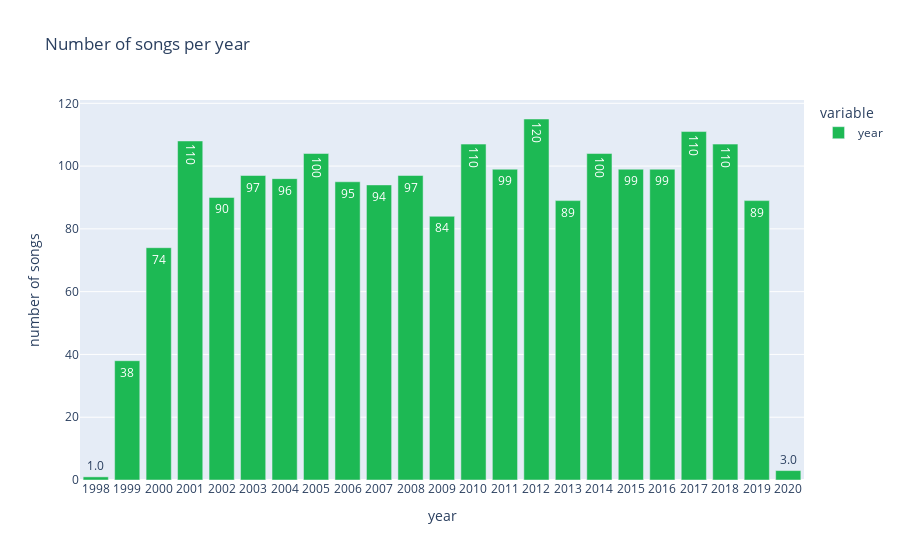

Notebook cell for this chart:
### Code cell
from plotly.offline import init_notebook_mode, iplot, plot
songs_per_years = df_songs_n['year'].value_counts().sort_index()

iplot(px.bar(songs_per_years, 
       title='Number of songs per year', 
       text_auto='.2s',
       labels=dict(index='year',value='number of songs'),
       color_discrete_sequence=['#1DB954']
      ).update_xaxes(type='category'))

### Figure 1 — Plotly figure (JSON) as saved in the notebook; plotly's stock layout.template omitted (floating-point values rounded to 4 significant figures)
{"data": [{"alignmentgroup": "True", "hovertemplate": "variable=year<br>year=%{x}<br>number of songs=%{y}<extra></extra>", "legendgroup": "year", "marker": {"color": "#1DB954", "pattern": {"shape": ""}}, "name": "year", "offsetgroup": "year", "orientation": "v", "showlegend": true, "textposition": "auto", "texttemplate": "%{y:.2s}", "type": "bar", "x": [1998, 1999, 2000, 2001, 2002, 2003, 2004, 2005, 2006, 2007, 2008, 2009, 2010, 2011, 2012, 2013, 2014, 2015, 2016, 2017, 2018, 2019, 2020], "xaxis": "x", "y": [1, 38, 74, 108, 90, 97, 96, 104, 95, 94, 97, 84, 107, 99, 115, 89, 104, 99, 99, 111, 107, 89, 3], "yaxis": "y"}], "layout": {"barmode": "relative", "legend": {"title": {"text": "variable"}, "tracegroupgap": 0}, "title": {"text": "Number of songs per year"}, "xaxis": {"anchor": "y", "domain": [0, 1], "title": {"text": "year"}, "type": "category"}, "yaxis": {"anchor": "x", "domain": [0, 1], "title": {"text": "number of songs"}}}}
